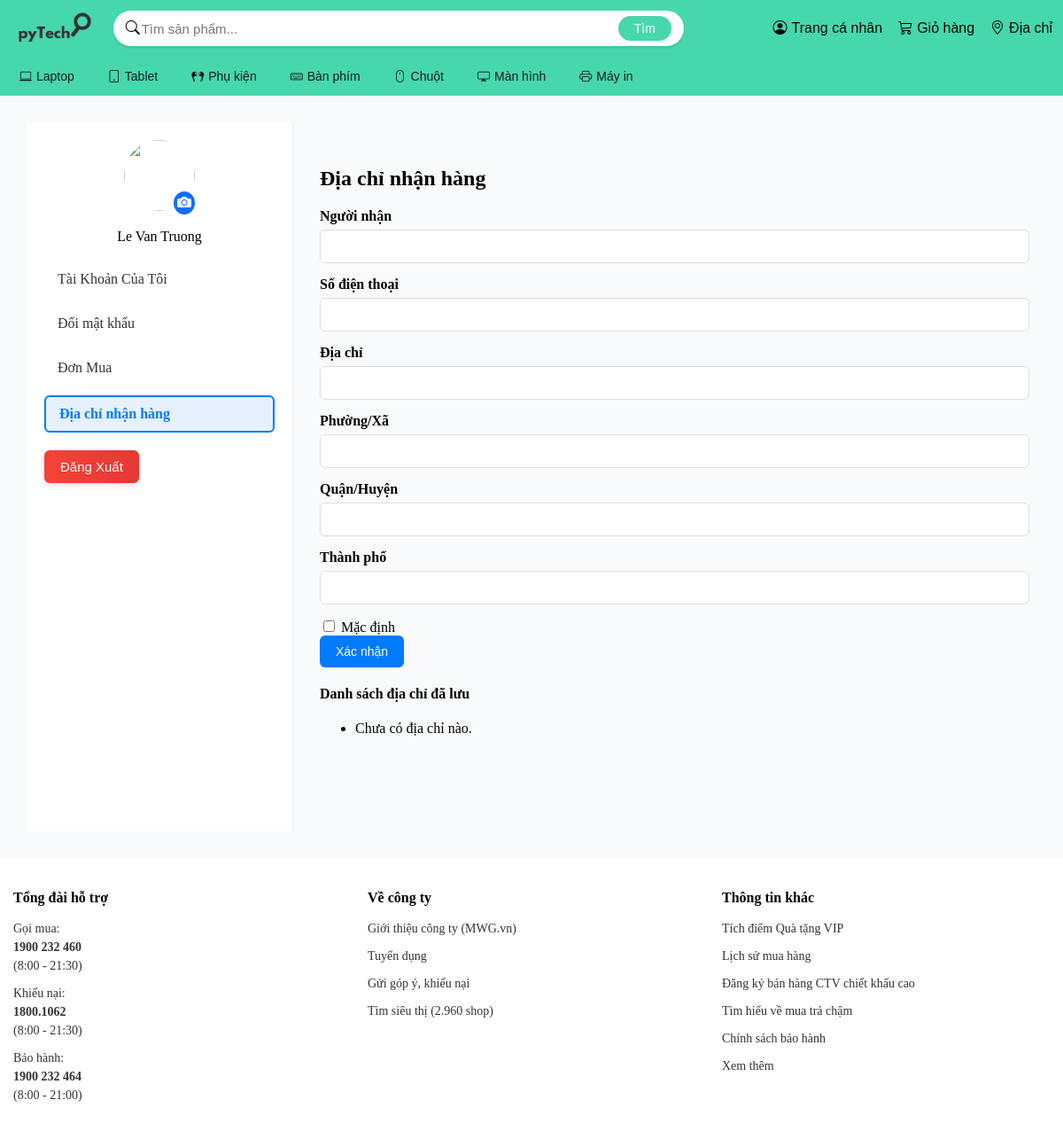
The app's page /accounts/profile/address/ (signed in), older data.
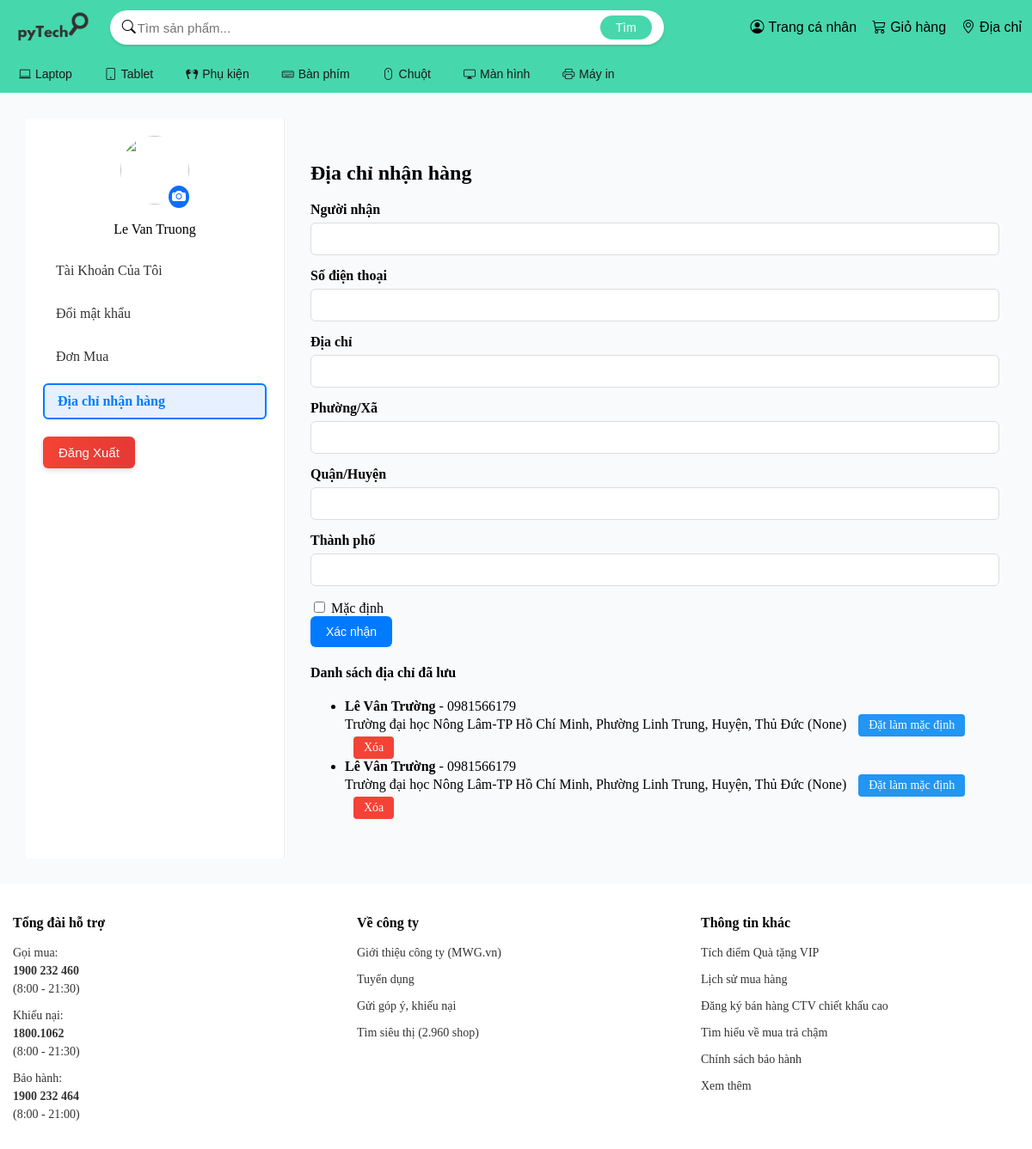
The same page, newer data.
### accounts/models.py (models this page shows, shortened)
class Address(models.Model):
    id = models.CharField(verbose_name="ID",primary_key=True)
    customer = models.ForeignKey(Customer, verbose_name="Mã khách hàng",on_delete=models.CASCADE, editable=False)
    recipient_name = models.CharField(verbose_name="Tên người nhận",max_length=255)
    phone = models.CharField(verbose_name="Số điện thoại",max_length=20)
    address_line = models.TextField(verbose_name="Đường")
    ward = models.CharField(verbose_name="Xã",max_length=255, null=True, blank=True)
    district = models.CharField(verbose_name="Quận/Huyện",max_length=255)
    city = models.CharField(verbose_name="Thành Phố",max_length=255)
    postal_code = models.CharField(max_length=20, null=True, blank=True)
    is_default = models.BooleanField(verbose_name="Địa chỉ mặc định",default=False)

### accounts/views.py (the view, shortened to what this page needs)
# urls.py: path("profile/address/", views.profile_address_view, name="profile_address"),
def profile_address_view(request):
    customer_id = request.session.get("customer_id")
    if not customer_id:
        return redirect("login")
    customer = Customer.objects.get(id=customer_id)
    error = None
    success = None
    addresses = Address.objects.filter(customer=customer)
    return render(request, "accounts/profile.html", {
        "customer": customer,
        "addresses": addresses,
        "active_section": "address",
        "error": error,
        "success": success,
    })

### accounts/templates/accounts/profile.html (shortened to what this page needs)
{% extends "userBase.html" %}
{% block head %}
    {% load static %}
    <link rel="stylesheet" href="{% static 'css/profile.css' %}">
{% endblock %}
{% block content %}
<body>
<div class="container-user">
    <aside class="sidebar">
        <div class="user-info">
            <div class="avatar-wrapper">
                <img src="{% static 'TechStore/media/avt/avatar.png' %}" class="avatar-img">
                <span class="avatar-camera"><i class="bi bi-camera-fill"></i></span>
            </div>
            <p class="username">{{ customer.full_name }}</p>
        </div>
        <nav class="menu">
            <ul>
              <li class="{% if active_section == 'profile' %}active{% endif %}">
                <a href="{% url 'profile' %}">Tài Khoản Của Tôi</a>
              </li>
              <li class="{% if active_section == 'password' %}active{% endif %}">
                <a href="{% url 'profile_password' %}">Đổi mật khẩu</a>
              </li>
              <li class="{% if active_section == 'orders' %}active{% endif %}">
                <a href="#">Đơn Mua</a>
              </li>
             <li class="{% if active_section == 'address' %}active{% endif %}">
              <a href="{% url 'profile_address' %}">Địa chỉ nhận hàng</a>
            </li>
            </ul>
        </nav>
        <div class="logout-section">
            <a href="{% url 'logout' %}">
                <button id="logoutBtn">Đăng Xuất</button>
            </a>
        </div>
    </aside>
    <main class="content">
<section class="section {% if active_section == 'address' %}active{% endif %}">
  <h2>Địa chỉ nhận hàng</h2>
  <form method="post" action="{% url 'profile_address' %}">
    <div class="form-group">
      <label>Người nhận</label>
      <input type="text" name="recipient_name" required>
    </div>
    <div class="form-group">
      <label>Số điện thoại</label>
      <input type="text" name="phone" required>
    </div>
    <div class="form-group">
      <label>Địa chỉ</label>
      <input type="text" name="address_line" required>
    </div>
    <div class="form-group">
      <label>Phường/Xã</label>
      <input type="text" name="ward">
    </div>
    <div class="form-group">
      <label>Quận/Huyện</label>
      <input type="text" name="district">
    </div>
    <div class="form-group">
      <label>Thành phố</label>
      <input type="text" name="city">
    </div>
    <div class="form-check">
      <input class="form-check-input" type="checkbox" name="is_default" id="defaultCheck">
      <label class="form-check-label" for="defaultCheck">
        Mặc định
      </label>
    </div>
    <button class="save-btn" type="submit">Xác nhận</button>
  </form>
  <h4>Danh sách địa chỉ đã lưu</h4>
  <ul class="address-list">
    {% for addr in addresses %}
      <li>
        <strong>{{ addr.recipient_name }}</strong> - {{ addr.phone }} <br>
        {{ addr.address_line }}, {{ addr.ward }}, {{ addr.district }}, {{ addr.city }} ({{ addr.postal_code }})
        <a href="{% url 'set_default_address' addr.id %}" class="default-btn"> Đặt làm mặc định </a>
        <a href="{% url 'delete_address' addr.id %}" class="delete-btn" onclick="return confirm('Bạn có chắc muốn xóa địa chỉ này không?')"> Xóa </a>      </li>
    {% empty %}
      <li>Chưa có địa chỉ nào.</li>
    {% endfor %}
  </ul>
</section>
    </main>
</div>
{% endblock %}

Row changes from the older to the newer data that the page shows:
added Address: recipient_name "Lê Vân Trường", phone "0981566179", address_line "Trường đại học Nông Lâm-TP Hồ Chí Minh", ward "Phường Linh Trung", district "Huyện", city "Thủ Đức", postal_code "None"
added Address: recipient_name "Lê Vân Trường", phone "0981566179", address_line "Trường đại học Nông Lâm-TP Hồ Chí Minh", ward "Phường Linh Trung", district "Huyện", city "Thủ Đức", postal_code "None"
Text that changed along with them:
text no longer shown: "Chưa có địa chỉ nào."
